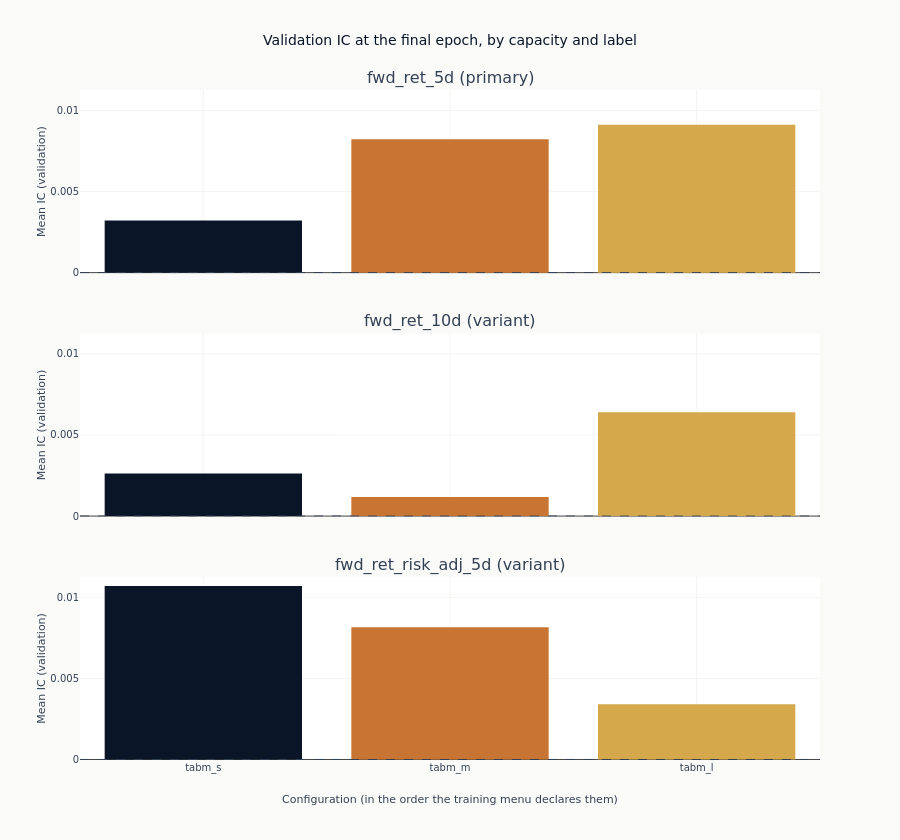

Notebook code for this chart:
### Markdown cell above
### Comparing the configurations at the same training length

The chart below drops the checkpoint dimension by taking each configuration's final state, so all
of them are compared at the same amount of training. That is the comparison that requires choosing
nothing after the fact, and it is the one the grid was built to make: whether a wider network
carrying more ensemble members reads this surface better. The configurations are in the same order
in every panel, the order the menu declares them in, which steps width and member count up
together - so a panel that slopes in one direction is a label where capacity moved the ranking
measure, and one that does not is a label where it did not.

### Code cell
final = (
    catalog.filter(pl.col("checkpoint_value") == pl.col("checkpoint_value").max().over("label"))
    .filter("full_coverage")
    .sort("label", "config_name")
)

fig_capacity = make_subplots(
    rows=len(panel_labels),
    cols=1,
    shared_xaxes=True,
    vertical_spacing=0.09,
    subplot_titles=[
        f"{label} ({'primary' if label == primary else 'variant'})" for label in panel_labels
    ],
)
for row, label in enumerate(panel_labels, start=1):
    panel = final.filter(pl.col("label") == label)
    fig_capacity.add_trace(
        go.Bar(
            x=panel.get_column("config_name").to_list(),
            y=panel.get_column("ic_mean").to_list(),
            marker_color=[color_of[name] for name in panel.get_column("config_name")],
        ),
        row=row,
        col=1,
    )
    fig_capacity.add_hline(
        y=0, line_width=1, line_dash="dash", line_color=COLORS["neutral"], row=row, col=1
    )
    fig_capacity.update_yaxes(title_text="Mean IC (validation)", row=row, col=1)
    if row > 1:
        fig_capacity.update_yaxes(matches="y", row=row, col=1)
fig_capacity.update_xaxes(
    categoryorder="array",
    categoryarray=config_order,
    title_text="Configuration (in the order the training menu declares them)",
    row=len(panel_labels),
    col=1,
)
fig_capacity.update_layout(
    title="Validation IC at the final epoch, by capacity and label",
    height=280 * len(panel_labels),
    width=900,
    showlegend=False,
    margin=dict(t=90),
)
capacity_text = ". ".join(
    "The {} panel runs from {:+.3f} to {:+.3f} with {} of {} bars above zero".format(
        label,
        final.filter(pl.col("label") == label).get_column("ic_mean").min(),
        final.filter(pl.col("label") == label).get_column("ic_mean").max(),
        final.filter((pl.col("label") == label) & (pl.col("ic_mean") > 0)).height,
        final.filter(pl.col("label") == label).height,
    )
    for label in panel_labels
)
show_plotly_with_alt(
    fig_capacity,
    "Bar charts of mean validation information coefficient at the final training epoch, one bar per "
    "configuration in menu order and coloured as in the previous figure. One panel per label on one "
    f"shared vertical scale, each with a dashed zero line. {capacity_text}.",
)

### Figure 1 — Plotly figure (JSON) as saved in the notebook; plotly's stock layout.template omitted (floating-point values rounded to 4 significant figures)
{"data": [{"marker": {"color": ["#D4A84B", "#C87533", "#0a1628"]}, "type": "bar", "x": ["tabm_l", "tabm_m", "tabm_s"], "xaxis": "x", "y": [0.00912, 0.008227, 0.003214], "yaxis": "y"}, {"marker": {"color": ["#D4A84B", "#C87533", "#0a1628"]}, "type": "bar", "x": ["tabm_l", "tabm_m", "tabm_s"], "xaxis": "x2", "y": [0.006409, 0.001177, 0.002629], "yaxis": "y2"}, {"marker": {"color": ["#D4A84B", "#C87533", "#0a1628"]}, "type": "bar", "x": ["tabm_l", "tabm_m", "tabm_s"], "xaxis": "x3", "y": [0.003403, 0.008148, 0.0107], "yaxis": "y3"}], "layout": {"annotations": [{"font": {"size": 16}, "showarrow": false, "text": "fwd_ret_5d (primary)", "x": 0.5, "xanchor": "center", "xref": "paper", "y": 1.0, "yanchor": "bottom", "yref": "paper"}, {"font": {"size": 16}, "showarrow": false, "text": "fwd_ret_10d (variant)", "x": 0.5, "xanchor": "center", "xref": "paper", "y": 0.6367, "yanchor": "bottom", "yref": "paper"}, {"font": {"size": 16}, "showarrow": false, "text": "fwd_ret_risk_adj_5d (variant)", "x": 0.5, "xanchor": "center", "xref": "paper", "y": 0.2733, "yanchor": "bottom", "yref": "paper"}], "height": 840, "margin": {"t": 90}, "shapes": [{"line": {"color": "#334155", "dash": "dash", "width": 1}, "type": "line", "x0": 0, "x1": 1, "xref": "x domain", "y0": 0, "y1": 0, "yref": "y"}, {"line": {"color": "#334155", "dash": "dash", "width": 1}, "type": "line", "x0": 0, "x1": 1, "xref": "x2 domain", "y0": 0, "y1": 0, "yref": "y2"}, {"line": {"color": "#334155", "dash": "dash", "width": 1}, "type": "line", "x0": 0, "x1": 1, "xref": "x3 domain", "y0": 0, "y1": 0, "yref": "y3"}], "showlegend": false, "title": {"text": "Validation IC at the final epoch, by capacity and label"}, "width": 900, "xaxis": {"anchor": "y", "domain": [0.0, 1.0], "matches": "x3", "showticklabels": false}, "xaxis2": {"anchor": "y2", "domain": [0.0, 1.0], "matches": "x3", "showticklabels": false}, "xaxis3": {"anchor": "y3", "categoryarray": ["tabm_s", "tabm_m", "tabm_l"], "categoryorder": "array", "domain": [0.0, 1.0], "title": {"text": "Configuration (in the order the training menu declares them)"}}, "yaxis": {"anchor": "x", "domain": [0.7267, 1.0], "title": {"text": "Mean IC (validation)"}}, "yaxis2": {"anchor": "x2", "domain": [0.3633, 0.6367], "matches": "y", "title": {"text": "Mean IC (validation)"}}, "yaxis3": {"anchor": "x3", "domain": [0.0, 0.2733], "matches": "y", "title": {"text": "Mean IC (validation)"}}}}
